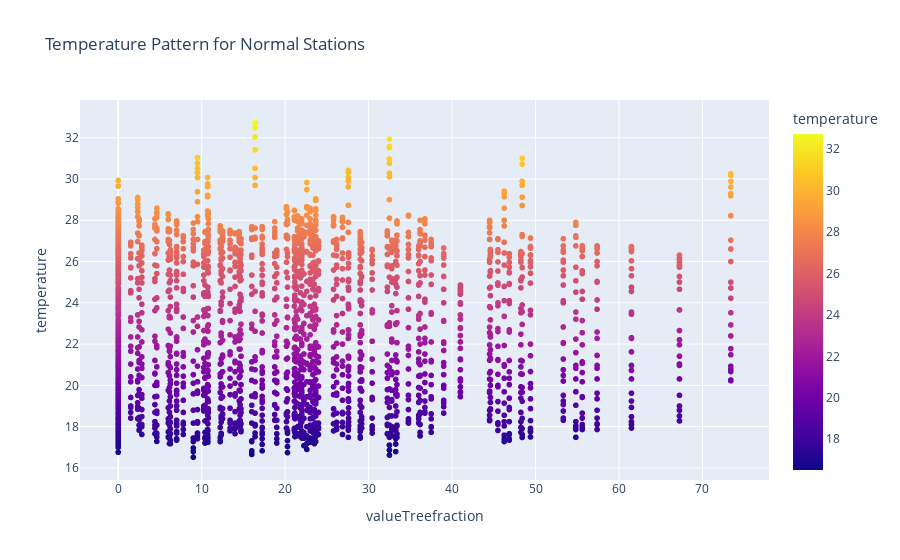

The cell this chart's notebook holds for it:
### Code cell
pe.scatter(grouped_data,x='valueTreefraction',y='temperature',color='temperature', title='Temperature Pattern for Normal Stations',)

### Figure 1 — Plotly figure (JSON) as saved in the notebook; plotly's stock layout.template omitted (floating-point values rounded to 4 significant figures; data arrays with more than 128 entries replaced by an {"elided": "..."} marker saying what was removed)
{"data": [{"hovertemplate": "valueTreefraction=%{x}<br>temperature=%{marker.color}<extra></extra>", "legendgroup": "", "marker": {"color": {"elided": "2544 float values"}, "coloraxis": "coloraxis", "symbol": "circle"}, "mode": "markers", "name": "", "showlegend": false, "type": "scattergl", "x": {"elided": "2544 float values"}, "xaxis": "x", "y": {"elided": "2544 float values"}, "yaxis": "y"}], "layout": {"coloraxis": {"colorbar": {"title": {"text": "temperature"}}, "colorscale": [[0, "#0d0887"], [0.1111, "#46039f"], [0.2222, "#7201a8"], [0.3333, "#9c179e"], [0.4444, "#bd3786"], [0.5556, "#d8576b"], [0.6667, "#ed7953"], [0.7778, "#fb9f3a"], [0.8889, "#fdca26"], [1, "#f0f921"]]}, "legend": {"tracegroupgap": 0}, "title": {"text": "Temperature Pattern for Normal Stations"}, "xaxis": {"anchor": "y", "domain": [0, 1], "title": {"text": "valueTreefraction"}}, "yaxis": {"anchor": "x", "domain": [0, 1], "title": {"text": "temperature"}}}}
